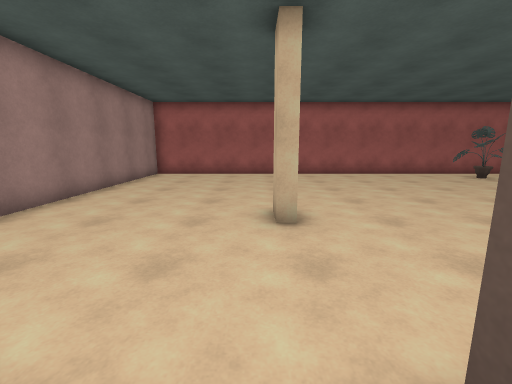
View 1 (above)

16 first-person views from a walk through a Unity game level. The camera is 1.5 m above the floor, tilts 10° down and sees 90° across. The floor is counted in squares, 1 m on a side. Each view is taken from the middle of a square. On the plan, view 1 faces up. The plan holds only what a view shows up to about 13 squares ahead; the rest is blank. The player character is not drawn. Some surface patterns are stand-ins.

View 2
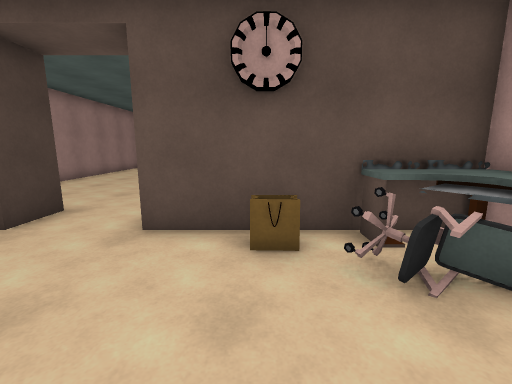

View 3
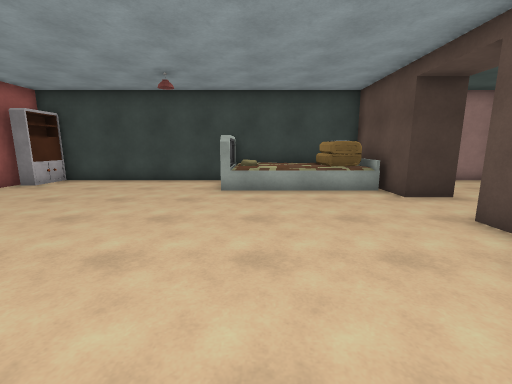

View 4
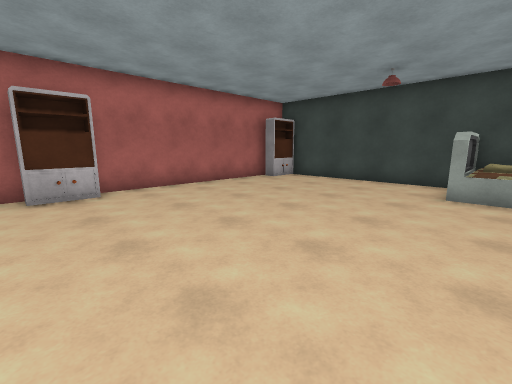

View 5
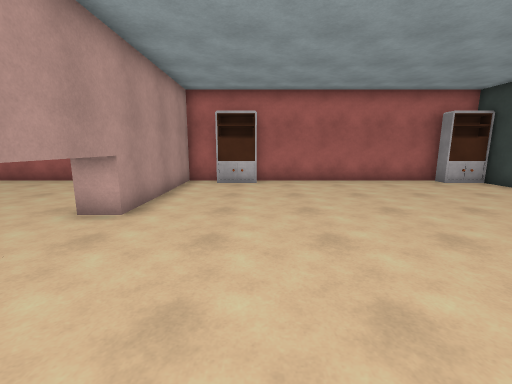

View 6
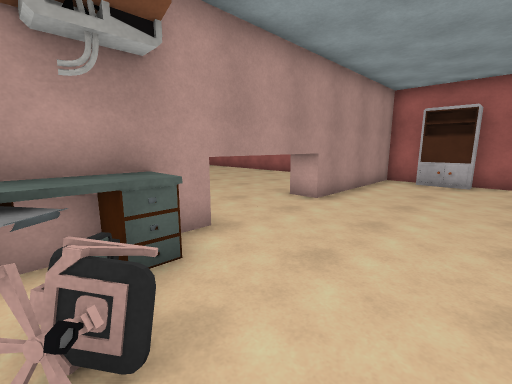

View 7
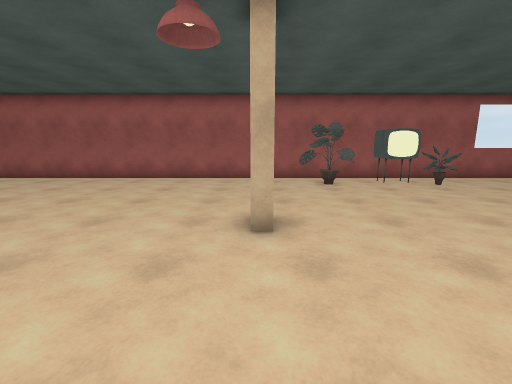

View 8
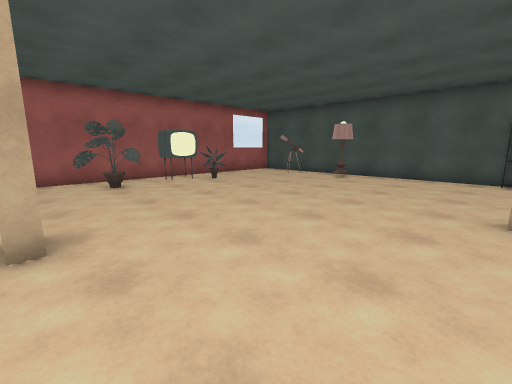

View 9
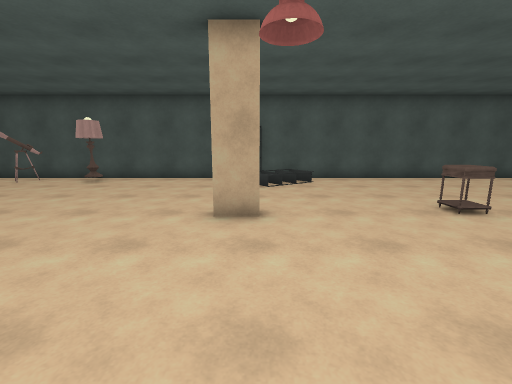

View 10
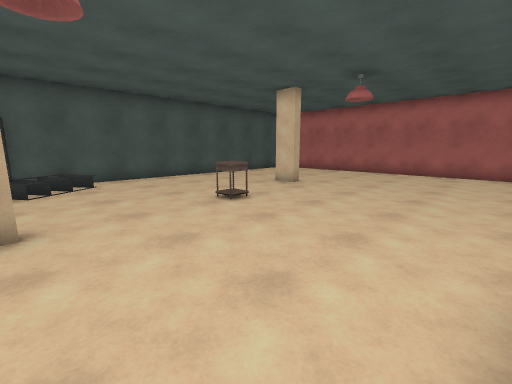

View 11
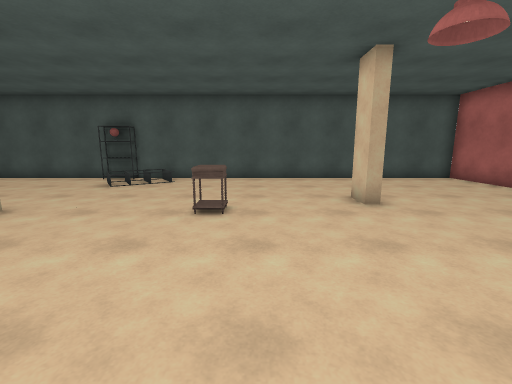

View 12
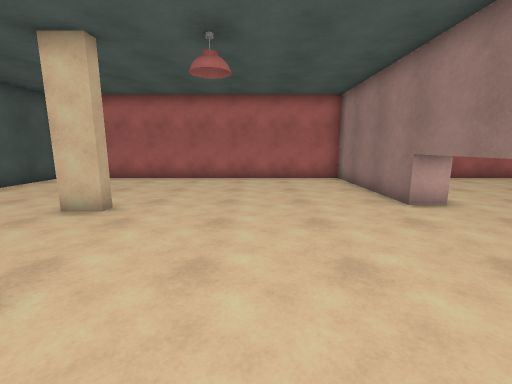

View 13
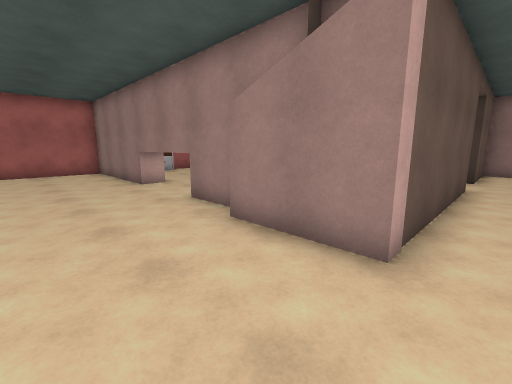

View 14
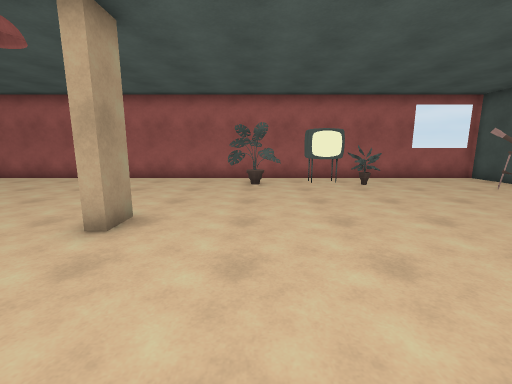

View 15
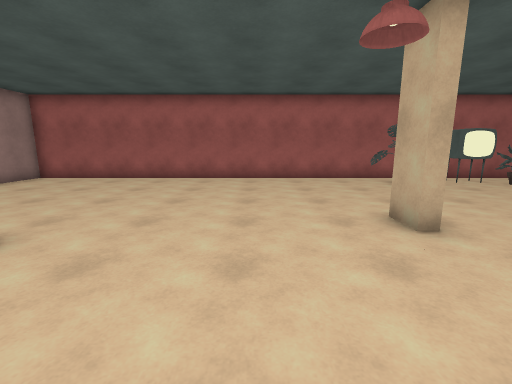

View 16
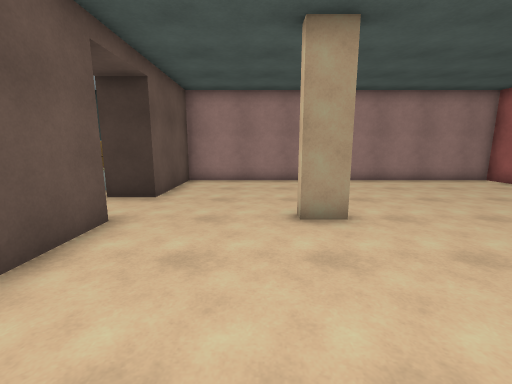

### Floor plan
Key: @ floor where view 1 was taken; # wall or solid block; . floor; = window, fence, low wall or low ledge; P plant; B bag; T table; C chair; E bed; K bookshelf; H thing the floor can be seen under or through; A TV; L lamp; O other object.
Columns run from 6 left of view 1 to 22 right of it. Each row starts with its distance up from view 1.
 15 #########################==##
 14 #...........................#
 13 #...............PP.AA.......#
 12 #................P.AAP......#
 11 #.........................O.#
 10 #...........................#
  9 #...........................#
  8 #.........................L.#
  7 #.............#.............#
  6 #...........................#
  5 #......#....................#
  4 #...........................#
  3 #...........................#
  2 #..........................=#
  1 #####..########......#.....=#
  0  ####.@########..........O..#
 -1   EE.....BBTTT#.............#
 -2 #EEE......CCTT#.............#
 -3 #EEE.......CCT#.............#
 -4 #EEE........THH......O......#
 -5 # EE.........HH.............#
 -6 #EEE.........HH.............#
 -7 #............HH.............#
 -8 #............HH.......#.....#
 -9 #............HH.............#
-10 #............HH.............#
-11 #............##.............#
-12 #............##.............#
-13 #............##.............#
-14 #K#....... KK##.............#
-15   ###########################

Where each view was taken, in squares from view 1:
view 1: 0 up, 0 right, facing up
view 2: 5 down, 3 right, facing up
view 3: 5 down, 6 right, facing left
view 4: 5 down, 6 right, facing down-left
view 5: 3 down, 4 right, facing down
view 6: 2 down, 3 right, facing down-right
view 7: 2 up, 8 right, facing up
view 8: 2 up, 8 right, facing up-right
view 9: 1 up, 9 right, facing right
view 10: 1 up, 9 right, facing down-right
view 11: 5 down, 9 right, facing right
view 12: 2 down, 12 right, facing down
view 13: 2 up, 12 right, facing down-left
view 14: 2 up, 11 right, facing up
view 15: 2 up, 5 right, facing up
view 16: 4 up, 6 right, facing left
